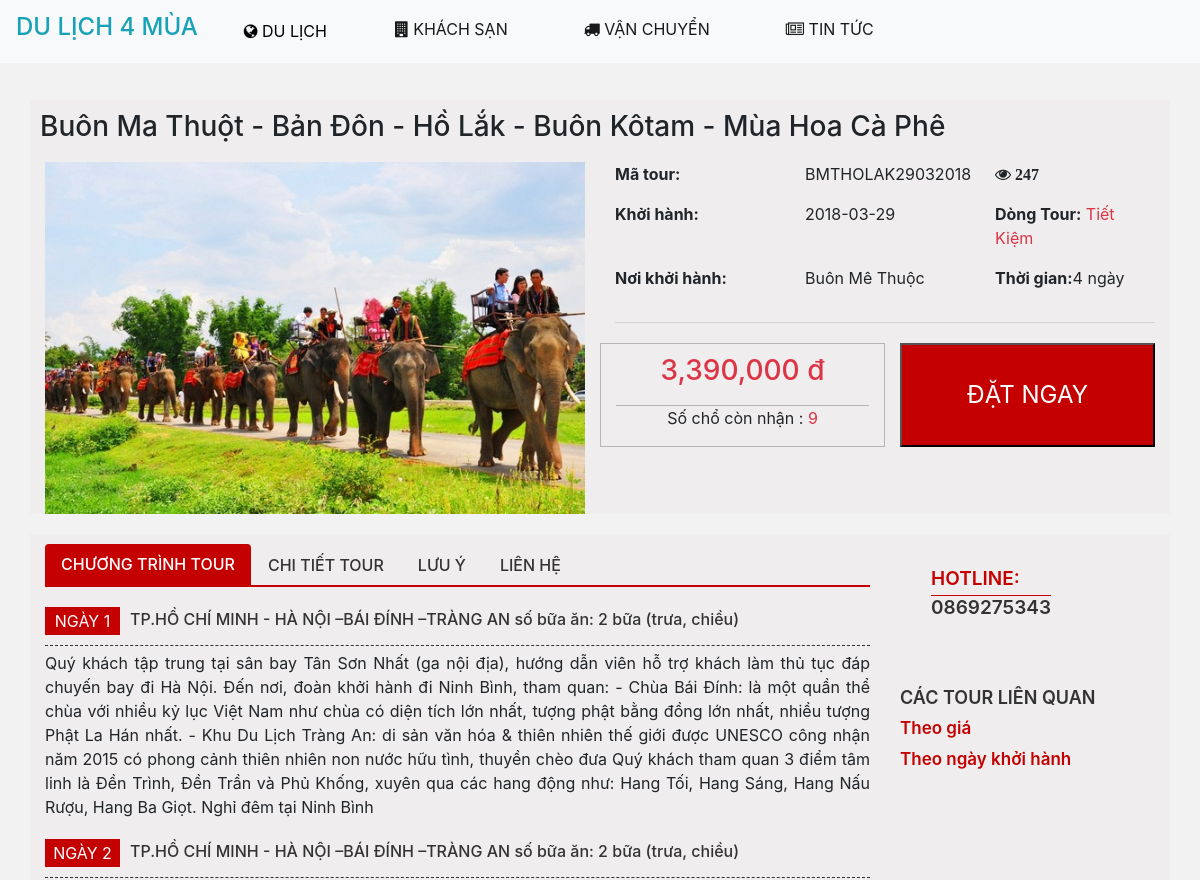
Page /chi_tiet_tour.php?matour=BMTHOLAK29032018 (upper part) on the earlier database version.
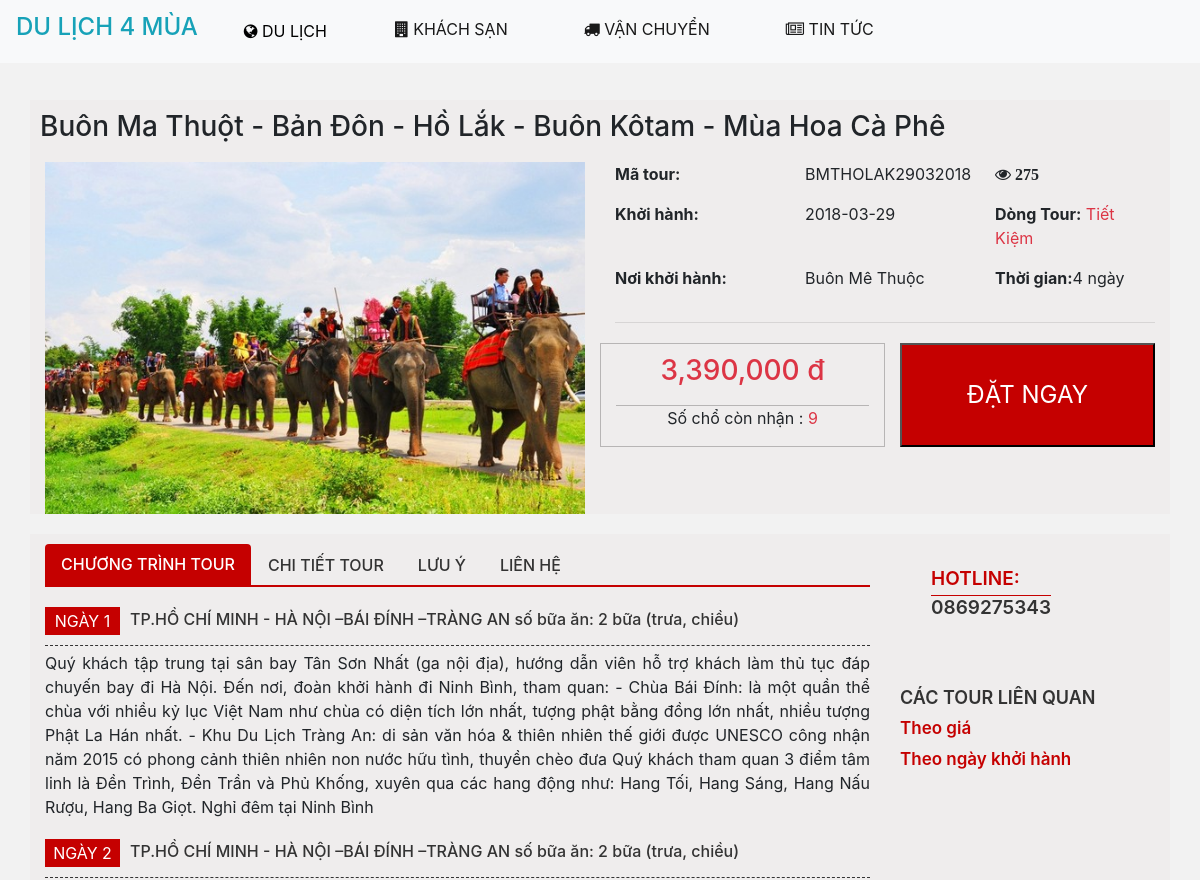
Same page on the later database version.
### tables this page shows
CREATE TABLE IF NOT EXISTS `thongtintour` (
  `MaTour` varchar(20) NOT NULL,
  `MaLoai` int(5) DEFAULT NULL,
  `TenTour` varchar(200) DEFAULT NULL,
  `Gia` int(10) DEFAULT NULL,
  `NoiKhoiHanh` int(5) DEFAULT NULL,
  `NoiDen` int(5) DEFAULT NULL,
  `NgayKhoiHanh` date DEFAULT NULL,
  `DongTour` varchar(5) NOT NULL,
  `NoiDungTour` text NOT NULL,
  `ThoiGianTour` int(5) NOT NULL,
  `LuotXem` int(10) NOT NULL,
  `TinhTrang` int(2) NOT NULL,
  PRIMARY KEY (`MaTour`)
);

CREATE TABLE IF NOT EXISTS `hinhanhtour` (
  `MaTour` varchar(20) NOT NULL,
  `URLHinh` varchar(200) NOT NULL,
  PRIMARY KEY (`MaTour`,`URLHinh`)
);

CREATE TABLE IF NOT EXISTS `dongtour` (
  `MaDongTour` varchar(5) NOT NULL,
  `TenDongTour` varchar(50) NOT NULL,
  PRIMARY KEY (`MaDongTour`)
);

CREATE TABLE IF NOT EXISTS `diadiem` (
  `stt` int(5) NOT NULL,
  `tendiadiem` varchar(200) NOT NULL,
  `mavung` int(5) NOT NULL,
  `published` int(3) NOT NULL,
  `ordering` int(3) NOT NULL,
  `loaidiadiem` varchar(5) DEFAULT NULL,
  PRIMARY KEY (`stt`)
);

### database/DataProvider.php (called while the page is built, shortened)
<?php
	class DataProvider{
		public static function ExcuteQuery($sql)
		{
			$connection = mysqli_connect(SERVER,USERNAME,PASSWORD,DATABASE) or
			die("Couldn't connect to localhost");
			mysqli_query($connection, "set names utf8");
			$result = mysqli_query($connection, $sql);
			return $result;
		}
	}
?>

### layout/chitiettour.php (the view, shortened to what this page needs)
<?php
    $MaTour = $_GET['matour'];
    $sql = "SELECT thongtintour.MaTour,TenTour,Gia, TenDongTour, ThoiGianTour, NgayKhoiHanh,tendiadiem, LuotXem
            FROM thongtintour,dongtour,hinhanhtour,diadiem
            WHERE thongtintour.DongTour = dongtour.MaDongTour and thongtintour.NoiDen = diadiem.stt
            and thongtintour.MaTour = '".$MaTour."'
            Group by thongtintour.MaTour";
            $result = DataProvider::ExcuteQuery($sql);
            $row = mysqli_fetch_row($result);
    $sqlhinh = "select URLHinh FROM hinhanhtour where MaTour ='".$MaTour."'";
    $resulthinh = DataProvider::ExcuteQuery($sqlhinh);
?>
<div class="container maincttour">
    <div class="row">
        <h3><?php echo $row[1]?></h3>
    </div>
    <div class="row">
        <div class="col-md-6">
             <div id="slideshow">
                <div class="slide-wrapper">
            <?php
                while($row2 = mysqli_fetch_array($resulthinh))
                {
                    $hinh = $row2['URLHinh'];
            ?>
               <div class="slide">
                    <img class="mySlides" src="public/images/tour/<?php echo $hinh?>" style="width:100%">
                </div>
            <?php
                }
            ?>
                </div>
             </div>
        </div>
        <div class="col-md-6">
            <div class="row">
                <div class="col-md-4"><p><b>Mã tour:</b></p></div>
                <div class="col-md-4"><p><?php echo $row[0]?></p></div>
                <div class="col-md-4"><i class="fa fa-eye">&nbsp;<b><?php echo $row[7]?> &nbsp;</b></i></div>
            </div>
            <div class="row">
                <div class="col-md-4"><p><b>Khởi hành:</b></p></div>
                <div class="col-md-4"><p><?php echo $row[5]?></p></div>
                <div class="col-md-4">
                    <p><b>Dòng Tour:</b> <span class="text-danger"><?php echo $row[3]?></span></p></div>
            </div>
            <div class="row">
                <div class="col-md-4"><p><b>Nơi khởi hành:</b></p></div>
                <div class="col-md-4"><p><?php echo $row[6]?></p></div>
                <div class="col-md-4"><p><b>Thời gian:</b><?php echo $row[4]?> ngày</p></div>
            </div>
            <hr/>
            <div class="row" style="margin-top: 20px;">
                <div class="col-md-6" align="center" style="border:1px solid #B7B5B5">
                    <h3 class="text-danger"><?php echo number_format($row[2])?> đ</h3>
                    <p style="border-top: 1px solid #B7B5B5">Số chổ còn nhận : <span class="text-danger">9</span></p>
                </div>
                <div class="col-md-6 btndattour">
                    <input type="submit" name="btndat" value="ĐẶT NGAY">
                </div>
            </div>
        </div>
    </div>
</div>
<div class="container noidungchitiettour">
    <div class="row">
        <div class="col-md-9">
            <nav>
                <div class="nav nav-tabs" id="nav-tab" role="tablist">
                    <a class="nav-item nav-link active" id="nav-ctrinhtour-tab" data-toggle="tab" href="#nav-ctrinhtour" role="tab" aria-controls="nav-ctrinhtour" aria-selected="true">Chương trình tour</a>
                    <a class="nav-item nav-link" id="nav-ctiettour-tab" data-toggle="tab" href="#nav-ctiettour" role="tab" aria-controls="nav-ctiettour" aria-selected="false">Chi tiết tour</a>
                    <a class="nav-item nav-link" id="nav-luuy-tab" data-toggle="tab" href="#nav-luuy" role="tab" aria-controls="nav-luuy" aria-selected="false">Lưu ý</a>
                    <a class="nav-item nav-link" id="nav-lhe-tab" data-toggle="tab" href="#nav-lhe" role="tab" aria-controls="nav-lhe" aria-selected="false">Liên hệ</a>
                </div>
            </nav>
            <div class="tab-content" id="nav-tabContent">
                <div class="tab-pane fade show active" id="nav-ctrinhtour" role="tabpanel" aria-labelledby="nav-ctrinhtour-tab">
                    <div class="container nav-ctrinhtour-content">
                        <div class="row">
                            <div class="col-md-2 ctt-day">Ngày 1</div>
                            <div class="col-md-10 ctt-trip"><span>tp.hồ chí minh - HÀ NỘI –BÁI ĐÍNH –TRÀNG AN</span> <span>Số bữa ăn: 2 bữa (trưa, chiều)</span>
                            </div>
                        </div>
                        <div class="row">
                            <div>Quý khách tập trung tại sân bay Tân Sơn Nhất (ga nội địa), hướng dẫn viên hỗ trợ khách làm thủ tục đáp chuyến bay đi Hà Nội. Đến nơi, đoàn khởi hành đi Ninh Bình, tham quan:
    - Chùa Bái Đính: là một quần thể chùa với nhiều kỷ lục Việt Nam như chùa có diện tích lớn nhất, tượng phật bằng đồng lớn nhất, nhiều tượng Phật La Hán nhất.
    - Khu Du Lịch Tràng An: di sản văn hóa &amp; thiên nhiên thế giới được UNESCO công nhận năm 2015 có phong cảnh thiên nhiên non nước hữu tình, thuyền chèo đưa Quý khách tham quan 3 điểm tâm linh là Đền Trình, Đền Trần và Phủ Khống, xuyên qua các hang động như: Hang Tối, Hang Sáng, Hang Nấu Rượu, Hang Ba Giọt.
    Nghỉ đêm tại Ninh Bình</div>
                        </div>
                    </div>
                    <div class="container nav-ctrinhtour-content">
                        <div class="row">
                            <div class="col-md-2 ctt-day">Ngày 2</div>
                            <div class="col-md-10 ctt-trip"><span>tp.hồ chí minh - HÀ NỘI –BÁI ĐÍNH –TRÀNG AN</span> <span>Số bữa ăn: 2 bữa (trưa, chiều)</span>
                            </div>
                        </div>
                    </div>
                </div>
            </div>
        </div>
        <div class="col-md-3">
            <div class="chitiettour-left-hotline">
                <p>HOTLINE:<br/>
                    <span>0869275343</span>
                </p>
            </div>
            <div class="tourlienquan">
                <div>CÁC TOUR LIÊN QUAN</div>
                <div class="tourlienquan-option">Theo giá</div>
                <div class="tourlienquan-option">Theo ngày khởi hành</div>
            </div>
        </div>
    </div>
</div>

### chi_tiet_tour.php (shortened to what this page needs)
<!doctype html>
<html lang="en">
      <?php
        include('layout/head.php');
      ?>
    <body>
          <?php
            include('layout/header.php');
          ?>
              <?php
                include('layout/chitiettour.php');
              ?>
    </body>
</html>

### layout/head.php (shortened to what this page needs)
<head>
    <link href="public/Bootstrap/dist/css/bootstrap.min.css" rel="stylesheet">
    <link rel="stylesheet" type="text/css" href="public/font/font-awesome/css/font-awesome.min.css" />
    <link href="public/css/style.css" rel="stylesheet">
     <link href="public/css/font-awesome.min.css" rel="stylesheet">
    <link rel="stylesheet" href="//code.jquery.com/ui/1.12.1/themes/base/jquery-ui.css">
</head>

### layout/header.php (shortened to what this page needs)
<?php
   include_once('database/DataProvider.php');
?>
<header class="container-fluid">
  <nav class="navbar navbar-expand-lg navbar-light bg-light fixed-top">
    <a class="navbar-brand" href="index.php"><h4 class="text-info">DU LỊCH 4 MÙA</h4></a>
    <div class="collapse navbar-collapse nav-main" id="navbarSupportedContent" style="">
      <ul class="navbar-nav mr-auto">
        <li class="nav-item">
          <div class="dropdown">
            <button class="dropbtn nav-hover"><i class="fa fa-globe" aria-hidden="true"></i>&nbsp;DU LỊCH</button>
          </div>
        </li>
        <li class="nav-item active">
          <a class="nav-link nav-hover" href="#"><i class="fa fa-building"></i>&nbsp;KHÁCH SẠN<span class="sr-only">(current)</span></a>
        </li>
        <li class="nav-item active">
          <a class="nav-link nav-hover" href="#"><i class="fa fa-truck" aria-hidden="true"></i>&nbsp;VẬN CHUYỂN<span class="sr-only">(current)</span></a>
        </li>
        <li class="nav-item active">
          <a class="nav-link nav-hover" href="tin_tuc_du_lich.php"><i class="fa fa-newspaper-o" aria-hidden="true"></i>&nbsp;TIN TỨC<span class="sr-only">(current)</span></a>
        </li>
      </ul>
    </div>
  </nav>
</header>

### public/css/style.css (style rules this page uses)
body { background-color: #f2f2f2; }
.nav-main ul li { padding: 0px 30px 0px 30px; }
.nav-hover { position: relative; }
.nav-hover:after { content: ''; position: absolute; width: 0; height: 3px; display: block; margin-top: 5px; right: 0; background: red; transition: width .2s ease; -webkit-transition: width .2s ease; }
.dropbtn { background-color: #f8f9fa; color: black; padding: 10px 0px 10px 0px; border: none; }
.dropdown { position: relative; display: inline-block; }
.maincttour { margin-top: 100px; background-color:#EFEDED; }
.maincttour div h3 { padding: 10px; }
.btndattour input[type=submit] { width:100%; height: 100%; background-color: #c50000; color:white; font-size: 1.5em; }
.noidungchitiettour { margin-top: 20px; background-color: #EFEDED; padding-top: 10px; }
.noidungchitiettour nav a { text-transform: uppercase; color: #333; font-weight: 500; }
.nav-tabs { border-bottom: 2.5px solid #c50000; }
.nav-tabs .nav-item { margin-bottom: -1px; }
.nav-tabs .nav-link { border: 1px solid transparent; border-top-left-radius: 0.25rem; border-top-right-radius: 0.25rem; }
.nav-tabs .nav-link.active, .nav-tabs .nav-item.show .nav-link { color: #fff; background-color: #c50000; border:#c50000; }
.tab-content { margin-top: 20px; }
.nav-ctrinhtour-content .ctt-day { background-color: #c50000; color: #fff; text-transform: uppercase; text-align: center; padding: 2px 5px; max-width: 75px; margin-right: 10px; }
.nav-ctrinhtour-content .ctt-trip { padding: 0; margin: 0; color: #333; font-weight: 500; }
.nav-ctrinhtour-content .ctt-trip span:nth-child(1) { text-transform: uppercase; }
.nav-ctrinhtour-content .ctt-trip span:nth-child(2) { text-transform: lowercase; }
.nav-ctrinhtour-content > div:nth-child(1) { border-bottom: 0.5px dashed #333; padding-bottom: 10px; margin-bottom: 5px; }
.nav-ctrinhtour-content > div:nth-child(2) { text-align: justify; margin-bottom: 20px; }
.chitiettour-left-hotline { border: 1px solid transparent; background-image: url(https://travel.com.vn/Content/themeOrange/img/support.jpg); background-repeat: no-repeat; background-size: cover; height: 125px; }
.chitiettour-left-hotline > p { margin-left: 30px; margin-top: 20px; font-size: 19px; font-weight: 600; color: #c50000; }
.chitiettour-left-hotline > p span { color: #333; border-top: 1.5px solid #c50000; }
.tourlienquan { margin-top: 15px; }
.tourlienquan > div:nth-child(1) { color: #333; font-weight: 600; font-size: 18px; }
.tourlienquan .tourlienquan-option { color: #c50000; font-size: 17px; font-weight: 600; margin: 5px 0; }

Differences in the rows shown:
changed thongtintour "Buôn Ma Thuột - Bản Đôn - Hồ Lắk - Buôn Kôtam - Mùa Hoa Cà Phê": LuotXem "247" → "275"
